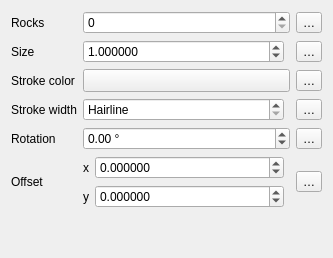
<?xml version="1.0" encoding="UTF-8"?>
<ui version="4.0">
 <class>RockOutcropMarkerBaseWidget</class>
 <widget class="QWidget" name="RockOutcropMarkerBaseWidget">
  <property name="geometry">
   <rect>
    <x>0</x>
    <y>0</y>
    <width>333</width>
    <height>258</height>
   </rect>
  </property>
  <property name="windowTitle">
   <string notr="true">Form</string>
  </property>
  <layout class="QGridLayout" name="gridLayout_2">
   <item row="3" column="1">
    <widget class="QgsColorButton" name="btnChangeColorStroke">
     <property name="sizePolicy">
      <sizepolicy hsizetype="Expanding" vsizetype="Fixed">
       <horstretch>0</horstretch>
       <verstretch>0</verstretch>
      </sizepolicy>
     </property>
     <property name="minimumSize">
      <size>
       <width>120</width>
       <height>0</height>
      </size>
     </property>
     <property name="maximumSize">
      <size>
       <width>16777215</width>
       <height>16777215</height>
      </size>
     </property>
     <property name="text">
      <string/>
     </property>
    </widget>
   </item>
   <item row="7" column="0">
    <widget class="QLabel" name="mStrokeWidthLabel">
     <property name="text">
      <string>Stroke width</string>
     </property>
    </widget>
   </item>
   <item row="1" column="1">
    <layout class="QHBoxLayout" name="horizontalLayout_3">
     <item>
      <widget class="QgsDoubleSpinBox" name="spinSize">
       <property name="sizePolicy">
        <sizepolicy hsizetype="Expanding" vsizetype="Fixed">
         <horstretch>1</horstretch>
         <verstretch>0</verstretch>
        </sizepolicy>
       </property>
       <property name="decimals">
        <number>6</number>
       </property>
       <property name="maximum">
        <double>100000.000000000000000</double>
       </property>
       <property name="singleStep">
        <double>0.200000000000000</double>
       </property>
       <property name="value">
        <double>1.000000000000000</double>
       </property>
       <property name="showClearButton" stdset="0">
        <bool>false</bool>
       </property>
      </widget>
     </item>
     <item>
      <widget class="QgsUnitSelectionWidget" name="mSizeUnitWidget" native="true">
       <property name="minimumSize">
        <size>
         <width>0</width>
         <height>0</height>
        </size>
       </property>
       <property name="focusPolicy">
        <enum>Qt::FocusPolicy::StrongFocus</enum>
       </property>
      </widget>
     </item>
    </layout>
   </item>
   <item row="10" column="3">
    <widget class="QgsPropertyOverrideButton" name="mOffsetDDBtn">
     <property name="text">
      <string>…</string>
     </property>
    </widget>
   </item>
   <item row="1" column="0">
    <widget class="QLabel" name="label_3">
     <property name="text">
      <string>Size</string>
     </property>
    </widget>
   </item>
   <item row="7" column="1">
    <layout class="QHBoxLayout" name="horizontalLayout_4">
     <item>
      <widget class="QgsDoubleSpinBox" name="mStrokeWidthSpinBox">
       <property name="sizePolicy">
        <sizepolicy hsizetype="Minimum" vsizetype="Fixed">
         <horstretch>1</horstretch>
         <verstretch>0</verstretch>
        </sizepolicy>
       </property>
       <property name="specialValueText">
        <string>Hairline</string>
       </property>
       <property name="decimals">
        <number>6</number>
       </property>
       <property name="maximum">
        <double>999999999.999999046325684</double>
       </property>
       <property name="singleStep">
        <double>0.200000000000000</double>
       </property>
       <property name="showClearButton" stdset="0">
        <bool>true</bool>
       </property>
      </widget>
     </item>
     <item>
      <widget class="QgsUnitSelectionWidget" name="mStrokeWidthUnitWidget" native="true">
       <property name="minimumSize">
        <size>
         <width>0</width>
         <height>0</height>
        </size>
       </property>
       <property name="focusPolicy">
        <enum>Qt::FocusPolicy::StrongFocus</enum>
       </property>
      </widget>
     </item>
    </layout>
   </item>
   <item row="3" column="3">
    <widget class="QgsPropertyOverrideButton" name="mStrokeColorDDBtn">
     <property name="text">
      <string>…</string>
     </property>
    </widget>
   </item>
   <item row="9" column="0">
    <widget class="QLabel" name="label_4">
     <property name="text">
      <string>Rotation</string>
     </property>
    </widget>
   </item>
   <item row="1" column="3">
    <widget class="QgsPropertyOverrideButton" name="mSizeDDBtn">
     <property name="text">
      <string>…</string>
     </property>
    </widget>
   </item>
   <item row="7" column="3">
    <widget class="QgsPropertyOverrideButton" name="mStrokeWidthDDBtn">
     <property name="text">
      <string>…</string>
     </property>
    </widget>
   </item>
   <item row="10" column="0">
    <widget class="QLabel" name="label_5">
     <property name="text">
      <string>Offset</string>
     </property>
    </widget>
   </item>
   <item row="11" column="1">
    <spacer name="verticalSpacer">
     <property name="orientation">
      <enum>Qt::Orientation::Vertical</enum>
     </property>
     <property name="sizeHint" stdset="0">
      <size>
       <width>20</width>
       <height>40</height>
      </size>
     </property>
    </spacer>
   </item>
   <item row="9" column="1">
    <widget class="QgsDoubleSpinBox" name="spinAngle">
     <property name="wrapping">
      <bool>true</bool>
     </property>
     <property name="suffix">
      <string> °</string>
     </property>
     <property name="decimals">
      <number>2</number>
     </property>
     <property name="minimum">
      <double>-360.000000000000000</double>
     </property>
     <property name="maximum">
      <double>360.000000000000000</double>
     </property>
     <property name="singleStep">
      <double>0.500000000000000</double>
     </property>
    </widget>
   </item>
   <item row="9" column="3">
    <widget class="QgsPropertyOverrideButton" name="mAngleDDBtn">
     <property name="text">
      <string>…</string>
     </property>
    </widget>
   </item>
   <item row="10" column="1">
    <layout class="QGridLayout" name="gridLayout">
     <property name="leftMargin">
      <number>0</number>
     </property>
     <property name="topMargin">
      <number>0</number>
     </property>
     <property name="rightMargin">
      <number>0</number>
     </property>
     <property name="bottomMargin">
      <number>0</number>
     </property>
     <item row="0" column="0">
      <widget class="QLabel" name="label_7">
       <property name="text">
        <string>x</string>
       </property>
      </widget>
     </item>
     <item row="0" column="1">
      <widget class="QgsDoubleSpinBox" name="spinOffsetX">
       <property name="sizePolicy">
        <sizepolicy hsizetype="Expanding" vsizetype="Fixed">
         <horstretch>1</horstretch>
         <verstretch>0</verstretch>
        </sizepolicy>
       </property>
       <property name="decimals">
        <number>6</number>
       </property>
       <property name="minimum">
        <double>-99999999.989999994635582</double>
       </property>
       <property name="maximum">
        <double>99999999.989999994635582</double>
       </property>
       <property name="singleStep">
        <double>0.200000000000000</double>
       </property>
      </widget>
     </item>
     <item row="1" column="0">
      <widget class="QLabel" name="label_6">
       <property name="text">
        <string>y</string>
       </property>
      </widget>
     </item>
     <item row="1" column="1">
      <widget class="QgsDoubleSpinBox" name="spinOffsetY">
       <property name="sizePolicy">
        <sizepolicy hsizetype="Minimum" vsizetype="Fixed">
         <horstretch>1</horstretch>
         <verstretch>0</verstretch>
        </sizepolicy>
       </property>
       <property name="decimals">
        <number>6</number>
       </property>
       <property name="minimum">
        <double>-99999999.989999994635582</double>
       </property>
       <property name="maximum">
        <double>99999999.989999994635582</double>
       </property>
       <property name="singleStep">
        <double>0.200000000000000</double>
       </property>
      </widget>
     </item>
     <item row="0" column="2" rowspan="2">
      <widget class="QgsUnitSelectionWidget" name="mOffsetUnitWidget" native="true">
       <property name="minimumSize">
        <size>
         <width>0</width>
         <height>0</height>
        </size>
       </property>
       <property name="focusPolicy">
        <enum>Qt::FocusPolicy::StrongFocus</enum>
       </property>
      </widget>
     </item>
    </layout>
   </item>
   <item row="3" column="0">
    <widget class="QLabel" name="label">
     <property name="sizePolicy">
      <sizepolicy hsizetype="Minimum" vsizetype="Preferred">
       <horstretch>0</horstretch>
       <verstretch>0</verstretch>
      </sizepolicy>
     </property>
     <property name="text">
      <string>Stroke color</string>
     </property>
    </widget>
   </item>
   <item row="0" column="0">
    <widget class="QLabel" name="label_2">
     <property name="text">
      <string>Rocks</string>
     </property>
    </widget>
   </item>
   <item row="0" column="1">
    <widget class="QgsSpinBox" name="variant_spin"/>
   </item>
   <item row="0" column="3">
    <widget class="QgsPropertyOverrideButton" name="variant_ddbtn">
     <property name="text">
      <string>…</string>
     </property>
    </widget>
   </item>
  </layout>
 </widget>
 <customwidgets>
  <customwidget>
   <class>QgsColorButton</class>
   <extends>QToolButton</extends>
   <header>qgis.gui</header>
   <container>1</container>
  </customwidget>
  <customwidget>
   <class>QgsPropertyOverrideButton</class>
   <extends>QToolButton</extends>
   <header>qgis.gui</header>
  </customwidget>
  <customwidget>
   <class>QgsDoubleSpinBox</class>
   <extends>QDoubleSpinBox</extends>
   <header>qgis.gui</header>
  </customwidget>
  <customwidget>
   <class>QgsUnitSelectionWidget</class>
   <extends>QWidget</extends>
   <header>qgis.gui</header>
   <container>1</container>
  </customwidget>
  <customwidget>
   <class>QgsSpinBox</class>
   <extends>QSpinBox</extends>
   <header>qgis.gui</header>
  </customwidget>
 </customwidgets>
 <tabstops>
  <tabstop>variant_spin</tabstop>
  <tabstop>variant_ddbtn</tabstop>
  <tabstop>spinSize</tabstop>
  <tabstop>mSizeUnitWidget</tabstop>
  <tabstop>mSizeDDBtn</tabstop>
  <tabstop>btnChangeColorStroke</tabstop>
  <tabstop>mStrokeColorDDBtn</tabstop>
  <tabstop>mStrokeWidthSpinBox</tabstop>
  <tabstop>mStrokeWidthUnitWidget</tabstop>
  <tabstop>mStrokeWidthDDBtn</tabstop>
  <tabstop>spinAngle</tabstop>
  <tabstop>mAngleDDBtn</tabstop>
  <tabstop>spinOffsetX</tabstop>
  <tabstop>spinOffsetY</tabstop>
  <tabstop>mOffsetUnitWidget</tabstop>
  <tabstop>mOffsetDDBtn</tabstop>
 </tabstops>
 <resources/>
 <connections/>
</ui>
